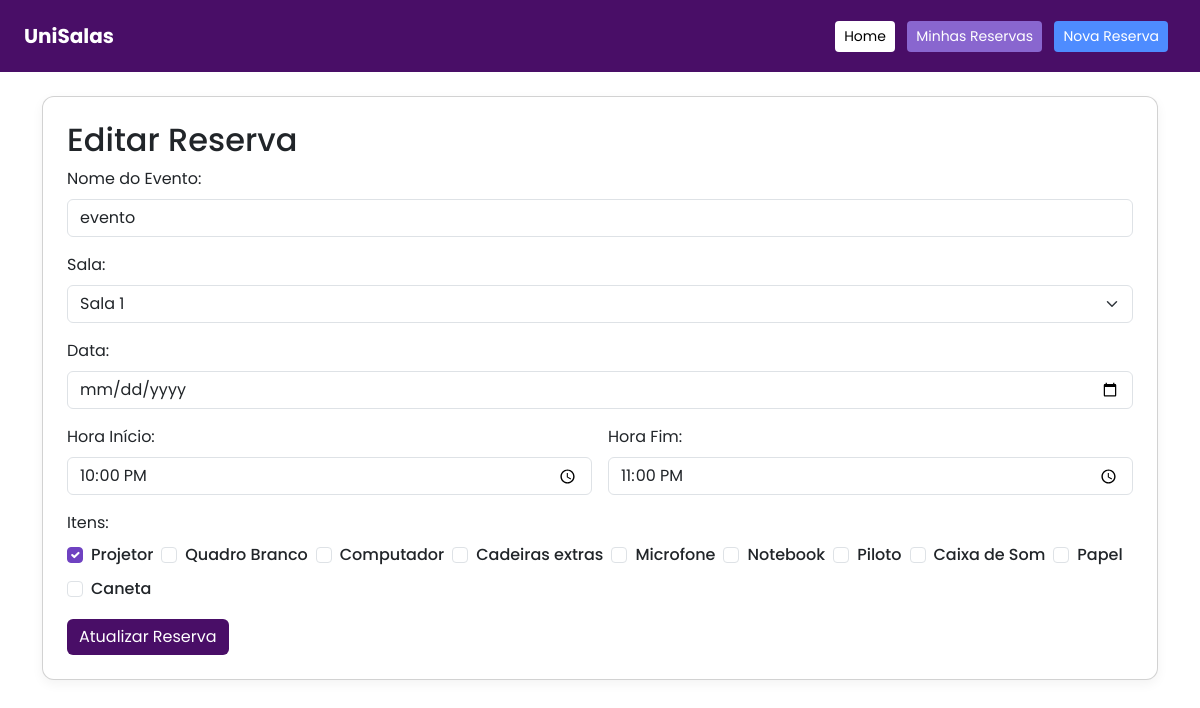
Screenshot of /reserva/editar/18/ (signed in) with the database file from the repository.
### core/models.py (models this page shows, shortened)
class Reserva(models.Model):
    usuario = models.ForeignKey(User, on_delete=models.CASCADE)
    sala = models.ForeignKey(Sala, on_delete=models.CASCADE)
    itens = models.ManyToManyField(Item, blank=True)
    data = models.DateField()
    hora_inicio = models.TimeField()
    hora_fim = models.TimeField()
    nome_evento = models.CharField(max_length=200)

class Sala(models.Model):
    nome = models.CharField(max_length=50)
    capacidade = models.IntegerField()

class Item(models.Model):
    nome = models.CharField(max_length=50)

### core/views.py (the view, shortened to what this page needs)
# urls.py: path('reserva/editar/<int:reserva_id>/', views.editar_reserva, name='editar_reserva'),
@login_required
def editar_reserva(request, reserva_id):
    reserva = get_object_or_404(Reserva, id=reserva_id, usuario=request.user)
    salas = Sala.objects.all()
    itens = Item.objects.all()
    return render(request, 'editar_reserva.html', {
        'reserva': reserva,
        'salas': salas,
        'itens': itens
    })

### core/templates/editar_reserva.html (shortened to what this page needs)
{% load static %}
<!DOCTYPE html>
<html lang="pt-br">
<head>
    <link href="https://cdn.jsdelivr.net/npm/bootstrap@5.3.0/dist/css/bootstrap.min.css" rel="stylesheet">
</head>
<body>
    <nav class="navbar navbar-expand-lg navbar-custom px-4 py-3 mb-4">
    <a class="navbar-brand fw-bold" href="{% url 'home' %}">UniSalas</a>
    <div class="ms-auto">
        <a href="{% url 'home' %}" class="btn btn-home btn-sm me-2">Home</a>
        <a href="{% url 'minhas_reservas' %}" class="btn btn-minhas btn-sm me-2">Minhas Reservas</a>
        <a href="{% url 'nova_reserva' %}" class="btn btn-nova btn-sm me-2">Nova Reserva</a>
    </div>
</nav>
    <div class="container mt-4">
    <div class="card p-4 card-editar">
        <h2>Editar Reserva</h2>
        <form method="post">
            <div class="mb-3">
                <label for="nome_evento" class="form-label">Nome do Evento:</label>
                <input type="text" name="nome_evento" id="nome_evento"
                       value="{{ reserva.nome_evento }}" class="form-control" required>
            </div>
            <div class="mb-3">
                <label for="sala" class="form-label">Sala:</label>
                <select name="sala" id="sala" class="form-select" required>
                    {% for sala in salas %}
                        <option value="{{ sala.id }}" {% if reserva.sala.id == sala.id %}selected{% endif %}>
                            {{ sala.nome }}
                        </option>
                    {% endfor %}
                </select>
            </div>
            <div class="mb-3">
                <label for="data" class="form-label">Data:</label>
                <input type="date" name="data" id="data" value="{{ reserva.data }}" class="form-control" required>
            </div>
            <div class="row g-3 mb-3">
                <div class="col">
                    <label for="hora_inicio" class="form-label">Hora Início:</label>
                    <input type="time" name="hora_inicio" id="hora_inicio" value="{{ reserva.hora_inicio }}" class="form-control" required>
                </div>
                <div class="col">
                    <label for="hora_fim" class="form-label">Hora Fim:</label>
                    <input type="time" name="hora_fim" id="hora_fim" value="{{ reserva.hora_fim }}" class="form-control" required>
                </div>
            </div>
            <div class="mb-3">
                <label class="form-label">Itens:</label>
                <div class="d-flex flex-wrap gap-2">
                    {% for item in itens %}
                        <div class="form-check">
                            <input class="form-check-input" type="checkbox" name="itens" value="{{ item.id }}"
                                   {% if item in reserva.itens.all %}checked{% endif %} id="item{{ item.id }}">
                            <label class="form-check-label" for="item{{ item.id }}">{{ item.nome }}</label>
                        </div>
                    {% endfor %}
                </div>
            </div>
            <button type="submit" class="btn btn-atualizar">Atualizar Reserva</button>
        </form>
    </div>
</div>
</body>
</html>

### core/templates/editar_reserva.html (style rules this page uses)
body { font-family: 'Poppins', sans-serif; }
.card-editar { border-radius: 12px; box-shadow: 0 4px 12px rgba(0,0,0,0.05); background-color: #fff; }
.btn-minhas { background-color: #4e8cff; color: #fff; }
.form-check-input:checked { background-color: #6f42c1; border-color: #6f42c1; }
.form-check-label { font-weight: 500; }
.navbar-custom { background-color: #490E67; }
.navbar-custom a { color: #fff; }
.btn-nova { background-color: #4e8cff; color: #fff; }
.btn-minhas { background-color:#8966cf; color: #fff; }
.btn-home { background-color: rgb(255, 255, 255) !important; color: #000000 !important; }
.btn-atualizar { background-color: #490E67; color: #fff !important; border: none; }

### rows the page displays
Reserva: nome_evento "evento", sala "Sala 1", hora_inicio "22:00", hora_fim "23:00"
Item: itens "☑", nome "Projetor"
Item: nome "Quadro Branco"
Item: nome "Computador"
Item: nome "Cadeiras extras"
Item: nome "Microfone"
Item: nome "Notebook"
Item: nome "Piloto"
Item: nome "Caixa de Som"
Item: nome "Papel"
Item: nome "Caneta"
